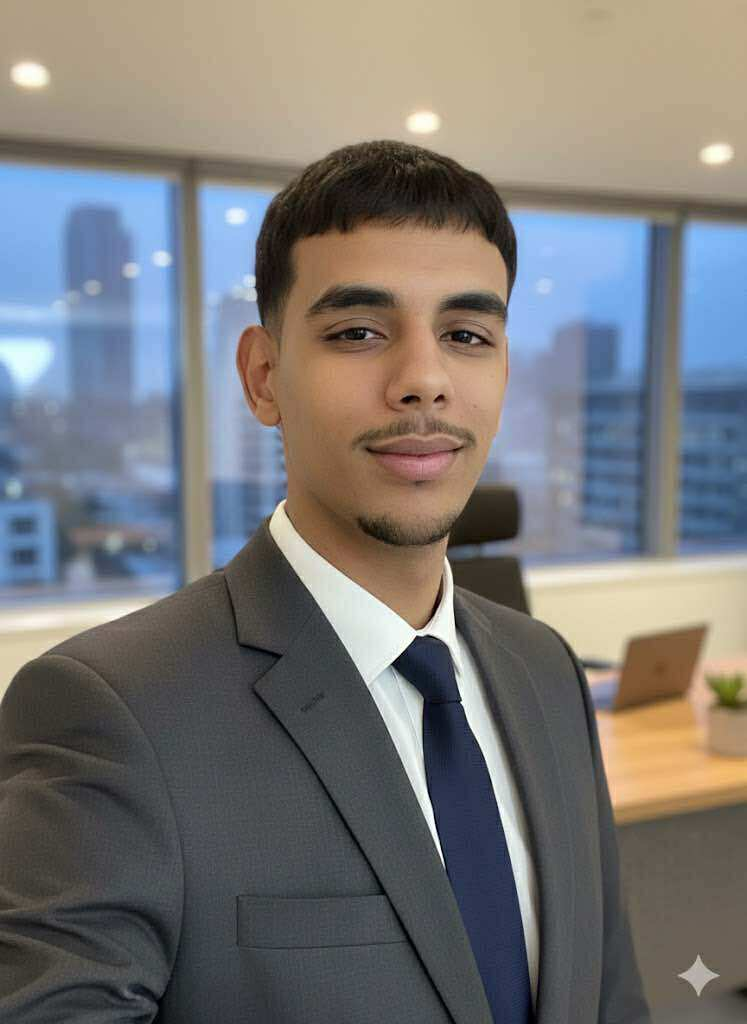
#> input picture pdp.jpg, 747 x 1024 px
$ python emotion_detector.py ../../../../pdp.jpg   (older library calls are emulated)
#> lines starting #> are read from the running program, lines starting #| are printed output that depends on the picture
#> in detect_metrics, image is the input picture: shape (1024, 747, 3); mean B, G, R 118, 119.1, 120.8
#!/usr/bin/env python
import json
import sys
from pathlib import Path

import cv2
import numpy as np


def emit_error(message: str, code: int = 2) -> int:
    print(json.dumps({"error": message}))
    return code


def clamp(value: float, low: int, high: int) -> int:
    return max(low, min(high, int(round(value))))


def safe_ratio(numerator: float, denominator: float) -> float:
    if denominator <= 0:
        return 0.0
    return float(numerator) / float(denominator)


def get_cascade(name: str) -> cv2.CascadeClassifier:
    cascade_path = Path(cv2.data.haarcascades) / name
    cascade = cv2.CascadeClassifier(str(cascade_path))
    if cascade.empty():
        raise RuntimeError(f"OpenCV cascade could not be loaded: {name}")
    return cascade


def resize_if_needed(image: np.ndarray, max_dimension: int = 1280) -> np.ndarray:
#> called with max_dimension = 1280
    height, width = image.shape[:2]
    largest_dimension = max(height, width)
    if largest_dimension <= max_dimension:
        return image

    scale = max_dimension / float(largest_dimension)
    resized = cv2.resize(
        image,
        (max(1, int(round(width * scale))), max(1, int(round(height * scale)))),
        interpolation=cv2.INTER_AREA,
    )
    return resized


def detect_faces(gray: np.ndarray) -> list[tuple[int, int, int, int]]:
    cascades = (
        ("haarcascade_frontalface_default.xml", False, 1.1, 6),
        ("haarcascade_frontalface_alt.xml", False, 1.08, 5),
        ("haarcascade_profileface.xml", False, 1.1, 5),
        ("haarcascade_profileface.xml", True, 1.1, 5),
    )
    candidates: list[tuple[int, int, int, int]] = []

    for cascade_name, flip, scale_factor, min_neighbors in cascades:
        target_gray = cv2.flip(gray, 1) if flip else gray
        cascade = get_cascade(cascade_name)
        detections = cascade.detectMultiScale(
            target_gray,
            scaleFactor=scale_factor,
            minNeighbors=min_neighbors,
            minSize=(80, 80),
        )

        for x, y, w, h in detections:
            if flip:
                x = gray.shape[1] - x - w
            candidates.append((int(x), int(y), int(w), int(h)))

    return candidates


def dedupe_faces(faces: list[tuple[int, int, int, int]]) -> list[tuple[int, int, int, int]]:
    deduped: list[tuple[int, int, int, int]] = []
    for face in sorted(faces, key=lambda item: item[2] * item[3], reverse=True):
        x, y, w, h = face
        duplicate = False
        for dx, dy, dw, dh in deduped:
            intersection_w = max(0, min(x + w, dx + dw) - max(x, dx))
            intersection_h = max(0, min(y + h, dy + dh) - max(y, dy))
            intersection = intersection_w * intersection_h
            union = (w * h) + (dw * dh) - intersection
            if union > 0 and (intersection / union) > 0.35:
                duplicate = True
                break

        if not duplicate:
            deduped.append(face)

    return deduped


def detect_primary_face(image: np.ndarray) -> tuple[np.ndarray, dict]:
    gray = cv2.cvtColor(image, cv2.COLOR_BGR2GRAY)
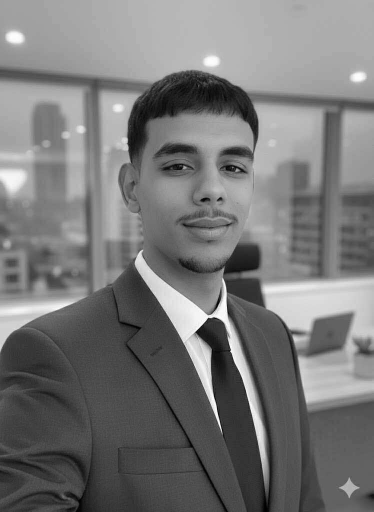
#> gray: shape (1024, 747) (shown at 1/2 size); min 0, max 255, mean 119.5
    equalized = cv2.equalizeHist(gray)
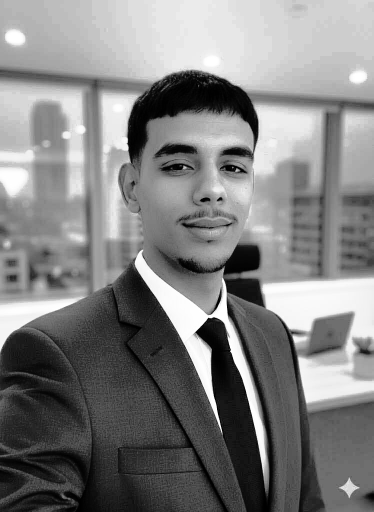
#> equalized: shape (1024, 747) (shown at 1/2 size); min 0, max 255, mean 128.5
    clahe = cv2.createCLAHE(clipLimit=2.2, tileGridSize=(8, 8)).apply(gray)
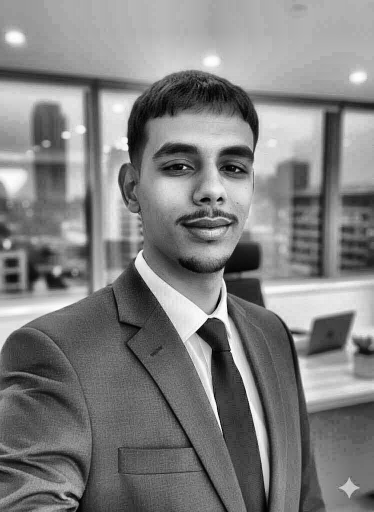
#> clahe: shape (1024, 747) (shown at 1/2 size); min 0, max 255, mean 128.2
    faces = dedupe_faces(detect_faces(equalized) + detect_faces(clahe))
#> the loop in detect_faces, `for cascade_name, flip, scale_factor, min_neighbors in cascades:` made 4 passes
#> detections on passes 1 to 4: [[247, 205, 325, 325]], [[271, 217, 290, 290]], [[314, 196, 322, 322]], [[236, 202, 308, 308]]
#> after the loop in detect_faces, `for cascade_name, flip, scale_factor, min_neighbors in cascades:`:
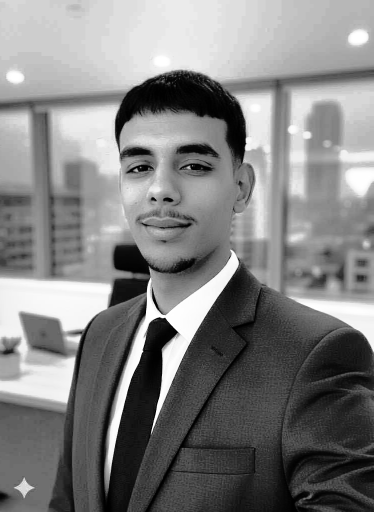
#> target_gray: shape (1024, 747) (shown at 1/2 size); min 0, max 255, mean 128.5
#> after the loop in detect_faces, `for cascade_name, flip, scale_factor, min_neighbors in cascades:`: candidates = [(247, 205, 325, 325), (271, 217, 290, 290), (314, 196, 322, 322), (203, 202, 308, 308)]; x = 203
#> in detect_faces (call 2), `cascades = ( ("haarcascade_frontalface_default.xml", False, 1.1, 6), (..`: cascades = (('haarcascade_frontalface_default.xml', False, 1.1, 6), ('haarcascade_frontalface_alt.xml', False, 1.08, 5), ('haarcascade_profileface.xml', False, 1.1, 5), ('haarcascade_profileface.xml', True, 1.1, 5))
#> the loop in detect_faces (call 2), `for cascade_name, flip, scale_factor, min_neighbors in cascades:` made 4 passes
#> (cascade_name, flip, scale_factor, min_neighbors, detections) on passes 1, 2, 4: ('haarcascade_frontalface_default.xml', False, 1.1, 6, [[242, 200, 334, 334]]), ('haarcascade_frontalface_alt.xml', False, 1.08, 5, [[266, 214, 297, 297]]), ('haarcascade_profileface.xml', True, 1.1, 5, [[217, 189, 336, 336]])
#> after the loop in detect_faces (call 2), `for cascade_name, flip, scale_factor, min_neighbors in cascades:`:
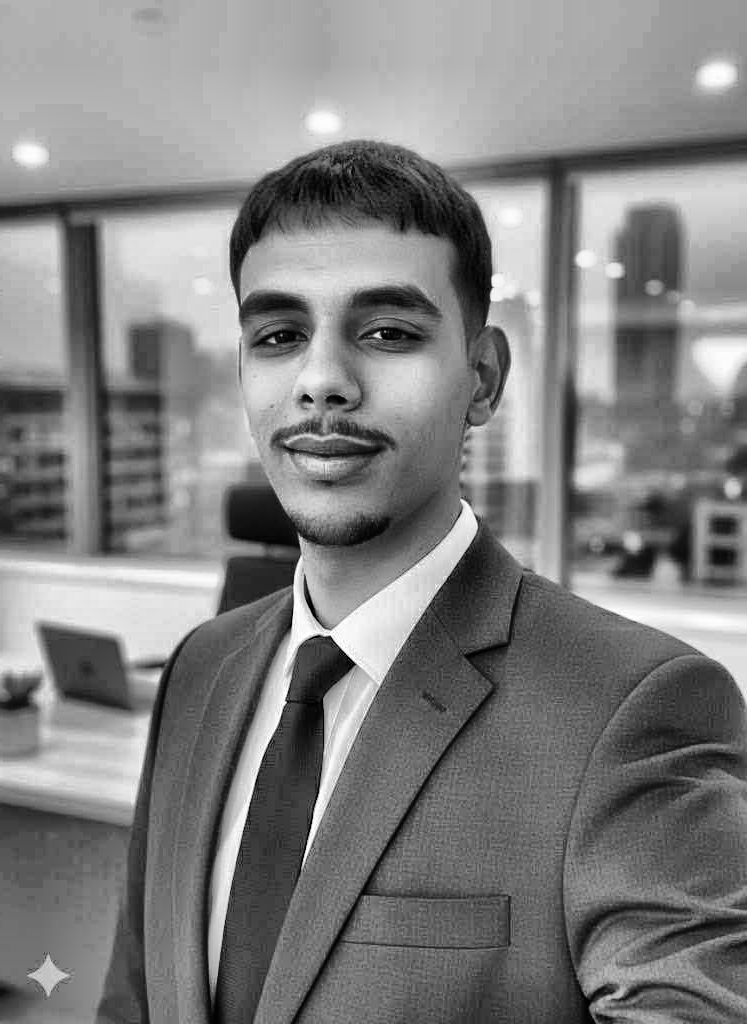
#> target_gray: shape (1024, 747); min 0, max 255, mean 128.2
#> after the loop in detect_faces (call 2), `for cascade_name, flip, scale_factor, min_neighbors in cascades:`: candidates = [(242, 200, 334, 334), (266, 214, 297, 297), (194, 189, 336, 336)]; x = 194
#> in dedupe_faces, `deduped: list[tuple[int, int, int, int]] = []`: deduped = []
#> (the rest of the program and of its run is left out)
